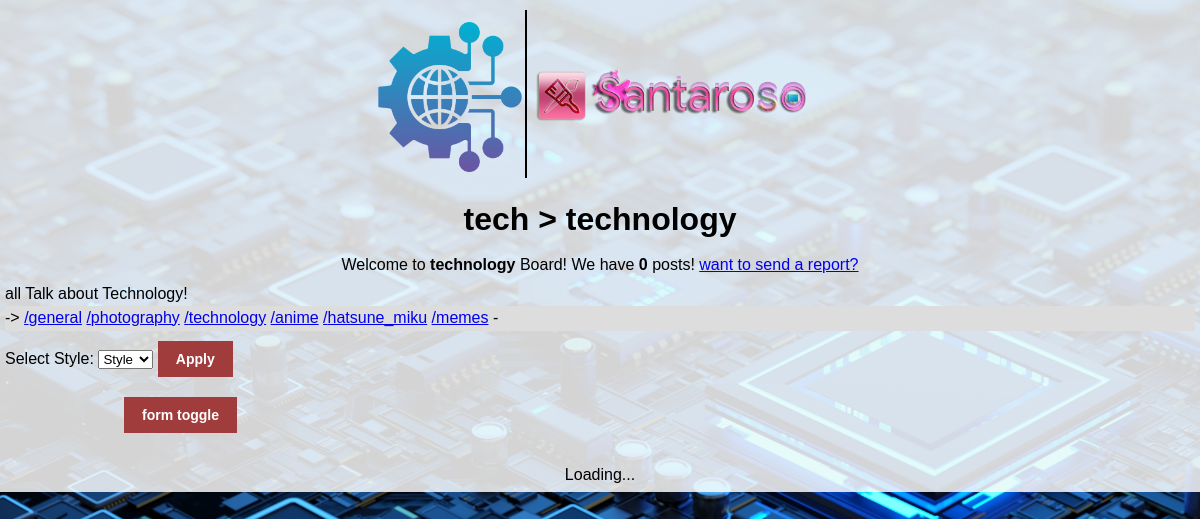
The app's page /board.php?b=3 with its own data.
### tables this page shows
CREATE TABLE IF NOT EXISTS `boards` (
                                        `id` INT NOT NULL AUTO_INCREMENT UNIQUE,
                                        `c_id` INT NOT NULL,
                                        `name` VARCHAR(255),
    `description` TEXT(65535),
    `icon` VARCHAR(255),
    `bg` VARCHAR(255),
    `vid` VARCHAR(255),
    `created_at` TIMESTAMP DEFAULT CURRENT_TIMESTAMP,  
    PRIMARY KEY(`id`),
    FOREIGN KEY(`c_id`) REFERENCES `category`(`id`) ON UPDATE NO ACTION ON DELETE NO ACTION
    );

CREATE TABLE IF NOT EXISTS `category` (
                                          `id` INT NOT NULL AUTO_INCREMENT UNIQUE,
                                          `name` VARCHAR(255),
    `created_at` TIMESTAMP DEFAULT CURRENT_TIMESTAMP,  
    PRIMARY KEY(`id`)
    );

### board.php (the view, shortened to what this page needs)
<?php
require_once($_SERVER['DOCUMENT_ROOT'] . '/includes/db.inc.php');
$board_id = (int)$_GET['b'];
$sql = "SELECT b.*, c.name AS cat_name
            FROM boards b
            JOIN category c ON b.c_id = c.id
            WHERE b.id = :id";
$stmt = $pdo->prepare($sql);
$stmt->execute(['id' => $board_id]);
$board = $stmt->fetch(PDO::FETCH_ASSOC);
$countPosts = $pdo->prepare("SELECT COUNT(*) FROM posts WHERE b_id = ?");
$countPosts->execute([$board_id]);
$total_posts = $countPosts->fetchColumn();
?>
<!DOCTYPE html>
<html lang="en">
<head>
    <link rel="stylesheet" id="theme-stylesheet" href="css/<?= $_COOKIE['user_theme'] ?? 'style' ?>.css">
</head>
<body>
<div class="container">
    <header>
        <div class="title">
            <img src="./uploads/<?= $board['icon'] ?>" alt="logo" width="150">
            <a href="./home.php"><img class="primarylogo" src="./assets/Santaroso-Logo.webp" alt="logo" width="300"></a>
        </div>
        <div class="title">
            <h1><?= htmlspecialchars($board['cat_name']) ?> &gt; <?= htmlspecialchars($board['name']) ?></h1>
        </div>
        <div class="title">
            <p>Welcome to <span class="highlight"><?= htmlspecialchars($board['name']) ?></span> Board!
                We have <span class="highlight"><?= $total_posts ?></span> posts!
                <a href="../report.php">want to send a report?</a>
            </p>
        </div>
        <p><?= htmlspecialchars($board['description']) ?></p>
    </header>
    <nav>
        ->
        <?php
        $all_boards = $pdo->query("SELECT id, name FROM boards")->fetchAll();
        foreach ($all_boards as $b_nav) {
            echo '<a href="board.php?b=' . $b_nav['id'] . '">/' . $b_nav['name'] . '</a> ';
        }
        ?>
        -
    </nav>
    <?php
    $css_directory = $_SERVER['DOCUMENT_ROOT'] . '/css/';
    $theme_files = [];
    if (is_dir($css_directory)) {
    $files = scandir($css_directory);
    foreach ($files as $file) {
    $name = pathinfo($file, PATHINFO_FILENAME);
    $theme_files[$name] = $file;
    }
    }
    $current_theme = $_COOKIE['user_theme'] ?? 'style';
    ?>
    <div class="theme-selector-container">
        <form action="/requests/setTheme.inc.php" method="POST">
            <label for="theme-select" >Select Style:</label>
            <select name="theme_name" id="theme-select">
                <?php foreach ($theme_files as $key => $file): ?>
                    <option value="<?= htmlspecialchars($key) ?>" <?= ($current_theme === $key) ? 'selected' : '' ?>>
                        <?= ucfirst(htmlspecialchars($key)) ?>
                    </option>
                <?php endforeach; ?>
            </select>
            <button type="submit">
                Apply
            </button>
        </form>
    </div>
    <div class="posts">
        <div class="toggles">
            <button id="form-toggle">form toggle</button>
        </div>
        <div id="scroll-anchor" style="height: 20px;"></div>
        <div id="loading" style="display: none; text-align: center;">Loading...</div>
    </div>
</div>
</body>
</html>

### css/style.css (style rules this page uses)
:root { --body-bg: rgb(255, 236, 196); --container-bg: rgba(250, 250, 250, 0.85); --card-bg: rgba(250, 250, 250, 0.95); --input-bg: #ffffff; --comment-bg: #f9f9f9; --comment-form-bg: #f8f8f8; --primary-blue: #1a73e8; --text-main: #000000; --text-muted: #666666; --text-light: #999999; --text-ghost: #aaaaaa; --border-color: #cccccc; --border-light: #dddddd; --btn-danger: #a03c3c; --btn-danger-hover: #c04c4c; --btn-text: #ffffff; --error-red: #d32f2f; --error-bg: #ffeeee; --error-border: #ffcccc; --success-green: #388e3c; --success-bg: #e8f5e9; --success-border: #ccffcc; --highlight-post: #fffde7; --highlight-comment: #e8f5e9; --highlight-flash: #ffff99; --shadow-color: rgba(0, 0, 0, 0.15); }
* { margin: 0; padding: 0; box-sizing: border-box; }
body { margin: 0; font-family: Arial, Helvetica, sans-serif; line-height: 1.5; font-size: 16px; background-attachment: fixed; background-repeat: no-repeat; background-position: center top; background-size: cover; }
img { min-width: 150px; max-width: 100%; }
.primarylogo { border-left: solid black 2px ; }
.container { background: var(--container-bg); max-width: 1200px; margin: 0 auto; padding: 5px; }
.title { padding: 5px; display: flex; justify-content: center; align-items: center; }
.title * { margin: 0; padding: 0; }
.highlight { font-weight: 700; }
nav { background-color: var(--border-light); overflow: auto; white-space: nowrap; height: 25px; }
.posts { width: 80%; margin: auto; }
button { background: var(--btn-danger); color: var(--btn-text); border: none; padding: 10px 18px; cursor: pointer; margin: 10px 0; font-size: 14px; font-weight: bold; }

### records on screen
boards: icon (picture), c.name "tech", name "technology", description "all Talk about Technology!"
boards: name "general"
boards: name "photography"
boards: name "anime"
boards: name "hatsune_miku"
boards: name "memes"

### other values on screen
$total_posts "0"
form field theme_name "Style"
